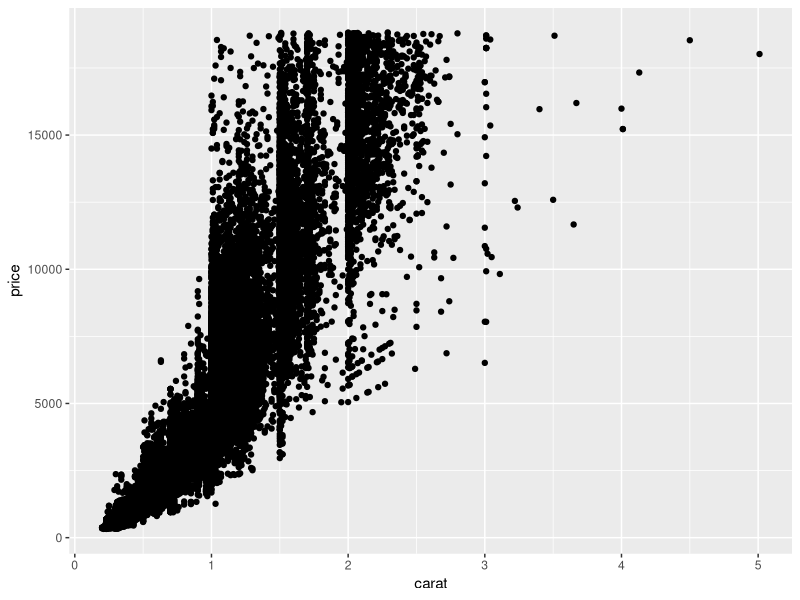
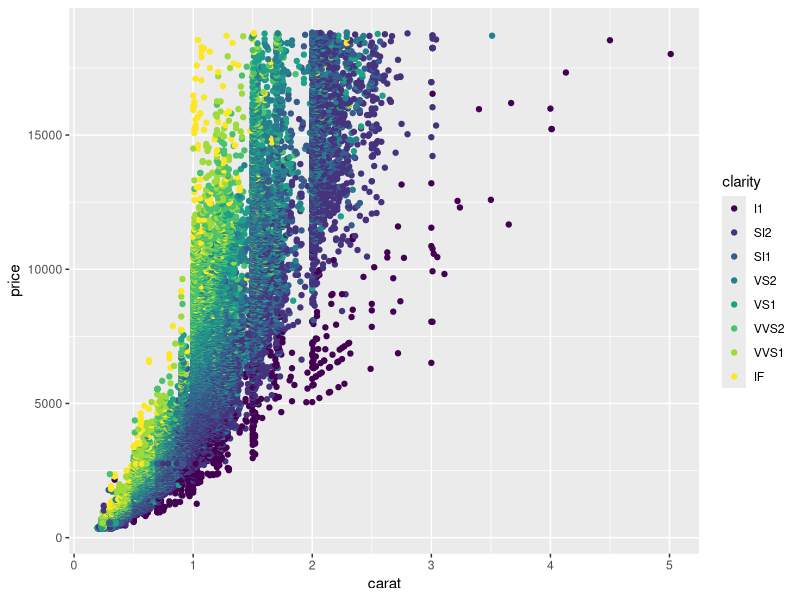
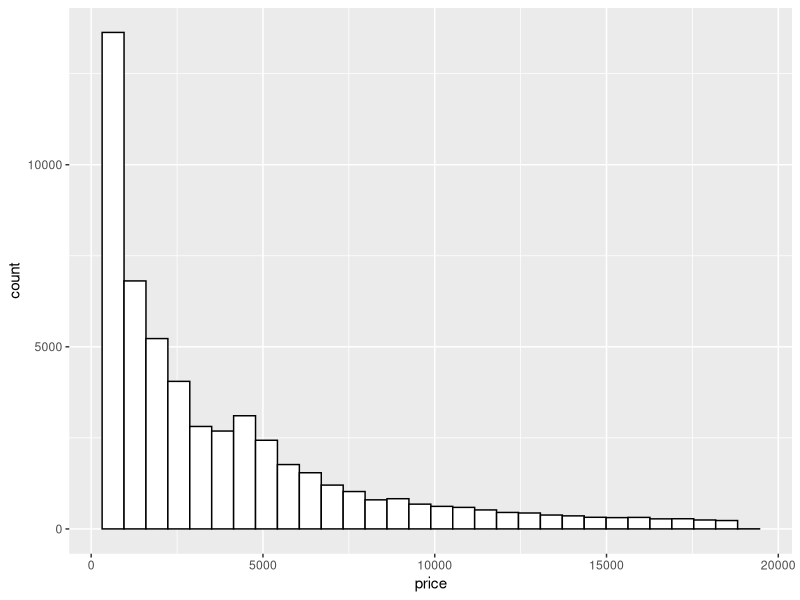
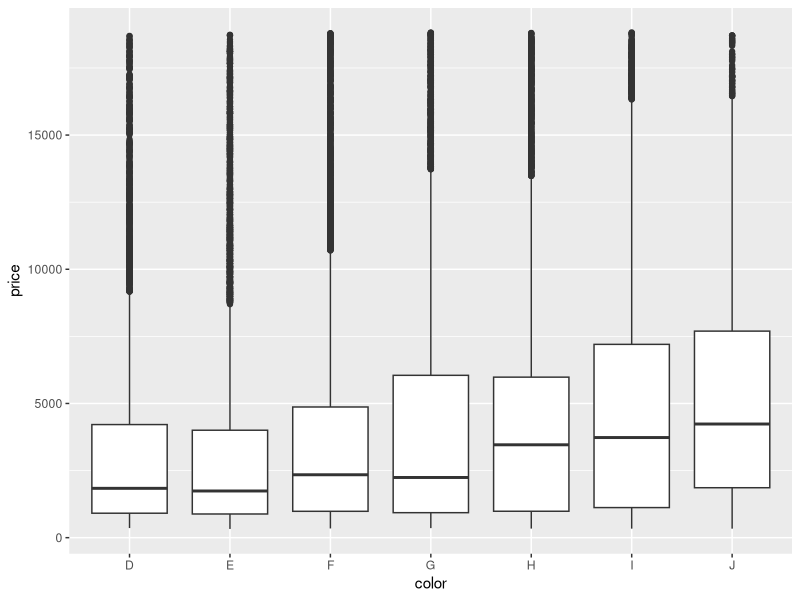
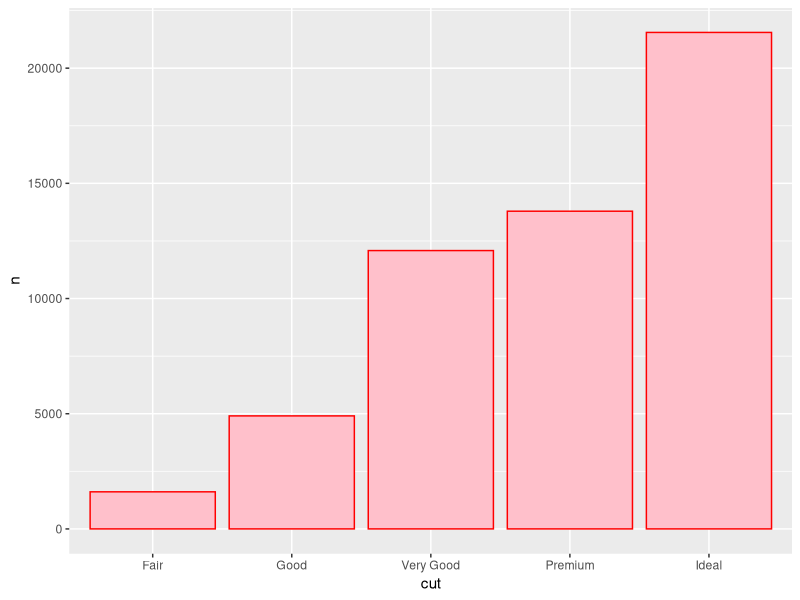
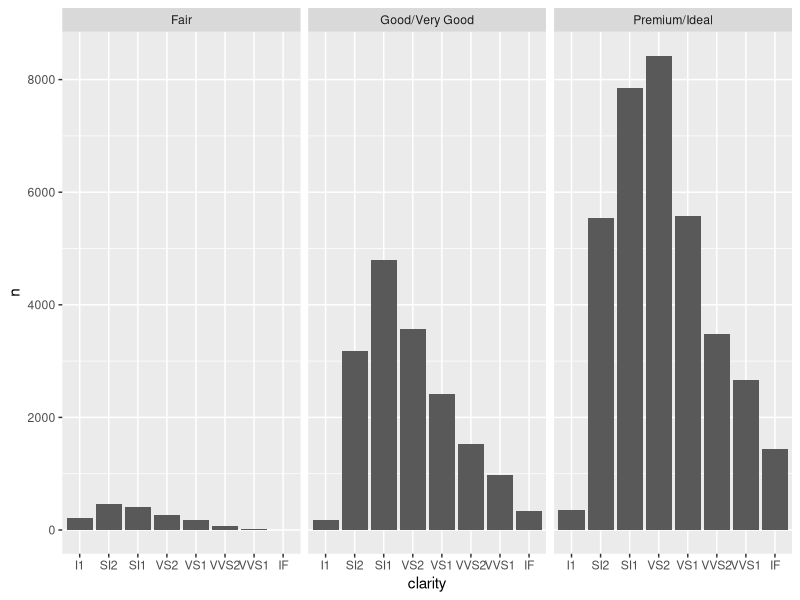

These charts were generated, in order, by the following R code:
## ---- chunk 1
knitr::opts_chunk$set(echo = F, include = F, eval = F)
## ---- chunk 2
#*********************************************************************
#                       R Code for Task X
#*********************************************************************
## ---- chunk 3
library(tidyverse)
library(ggplot2)
## ---- chunk 4

?diamonds
glimpse(diamonds)

## ---- chunk 5

ggplot(diamonds) +
  geom_point(aes(x = carat, y = price)) 

## ---- chunk 6

ggplot(diamonds) +
  geom_point(aes(x = carat, y = price, color = clarity))

## ---- chunk 7

ggplot(diamonds) +
  geom_histogram(aes(x = price), color = "black", fill = "white")

## ---- chunk 8

ggplot(diamonds) +
  geom_boxplot(aes(x = color, y = price))

## ---- chunk 9

diamonds %>% 
  group_by(cut) %>% 
  summarise(n=n()) %>% 
  ggplot() +
  geom_bar(aes(x = cut, y = n), stat = "identity", color = "red", fill = "pink")

## ---- chunk 10

diamonds %>% 
  mutate(cut_group = ifelse(cut %in% c("Good", "Very Good"), "Good/Very Good", 
                                       ifelse(cut %in% c("Premium", "Ideal"), "Premium/Ideal", "Fair"))) %>%
  group_by(cut_group, clarity) %>% 
  summarise(n=n()) %>% 
  ggplot() +
  geom_bar(aes(x = clarity, y = n), stat = "identity") +
  facet_wrap(~ cut_group)

